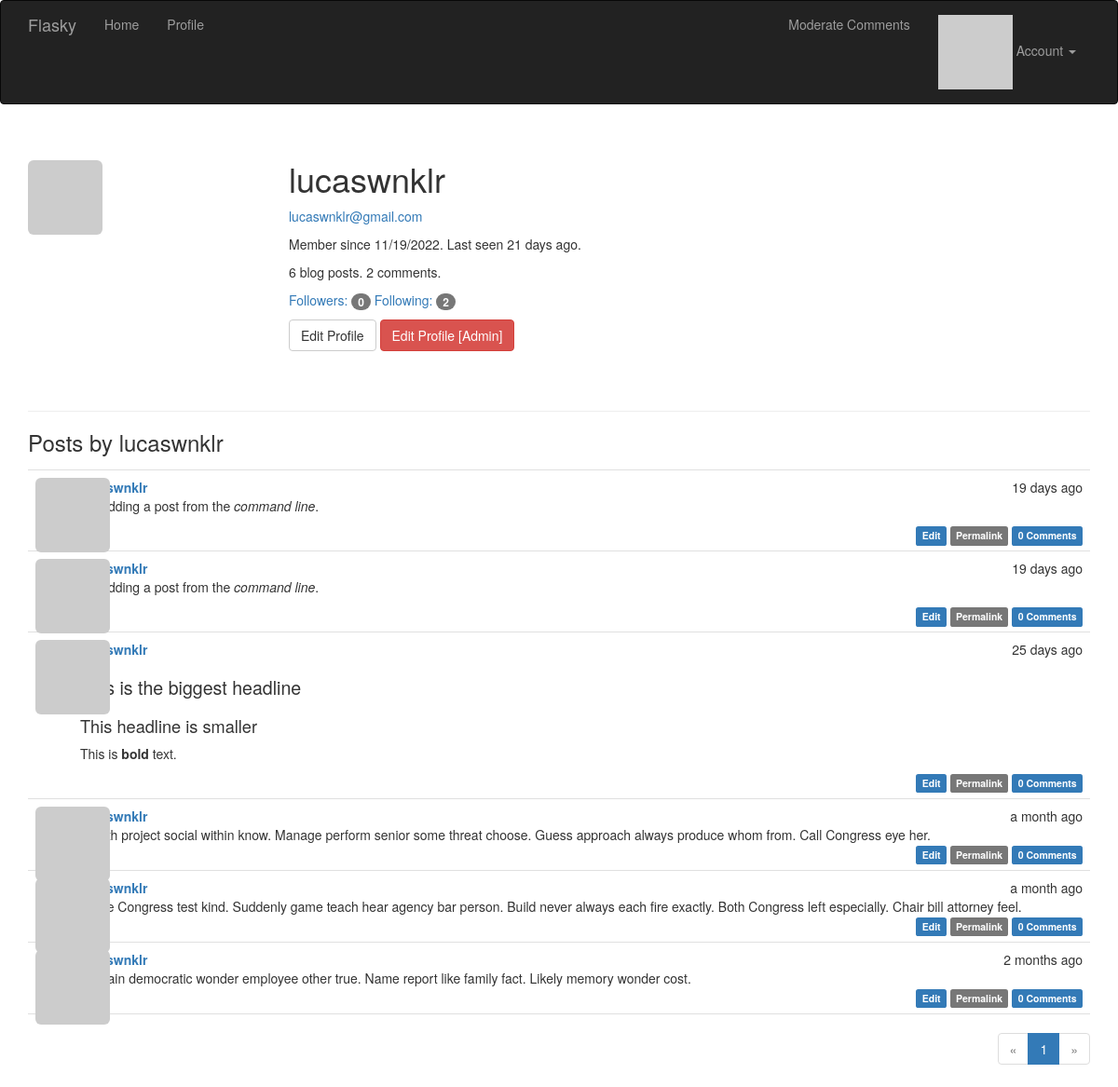
Page /user/lucaswnklr (signed in) on the committed database.
### app/models.py (models this page shows, shortened)
class User(UserMixin, db.Model):
    __tablename__ = 'users'
    id = db.Column(db.Integer, primary_key=True)
    email = db.Column(db.String(64), unique=True, index=True)
    username = db.Column(db.String(64), unique=True, index=True)
    role_id = db.Column(db.Integer, db.ForeignKey('roles.id'))
    password_hash = db.Column(db.String(128))
    confirmed = db.Column(db.Boolean, default=False)
    name = db.Column(db.String(64))
    location = db.Column(db.String(64))
    about_me = db.Column(db.Text())
    member_since = db.Column(db.DateTime(), default=datetime.utcnow)
    last_seen = db.Column(db.DateTime(), default=datetime.utcnow)
    avatar_hash = db.Column(db.String(32))
    posts = db.relationship('Post', backref='author', lazy='dynamic')
    followed = db.relationship('Follow', foreign_keys=[Follow.follower_id],
                               backref=db.backref('follower', lazy='joined'),
                               lazy='dynamic',
                               cascade='all, delete-orphan')
    followers = db.relationship('Follow', foreign_keys=[Follow.followed_id],
                                backref=db.backref('followed', lazy='joined'),
                                lazy='dynamic',
                                cascade='all, delete-orphan')
    comments = db.relationship('Comment', backref='author', lazy='dynamic')
    @property
    def password(self):
        raise AttributeError('password is not a readable attribute')
    def can(self, perm):
        return self.role is not None and self.role.has_permission(perm)
    def is_administrator(self):
        return self.can(Permission.ADMIN)
    def ping(self):
        self.last_seen = datetime.utcnow()
        db.session.add(self)
    def gravatar_hash(self):
        return hashlib.md5(self.email.lower().encode('utf-8')).hexdigest()
    def gravatar(self, size=100, default='identicon', rating='g'):
        url = 'https://secure.gravatar.com/avatar'
        hash = self.avatar_hash or self.gravatar_hash()
        return '{url}/{hash}?s={size}&d={default}&r={rating}'.format(
            url=url, hash=hash, size=size, default=default, rating=rating)

class Post(db.Model):
    __tablename__ = 'posts'
    id = db.Column(db.Integer, primary_key=True)
    body = db.Column(db.Text)
    body_html = db.Column(db.Text)
    timestamp = db.Column(db.DateTime, index=True, default=datetime.utcnow)
    author_id = db.Column(db.Integer, db.ForeignKey('users.id'))
    comments = db.relationship('Comment', backref='post', lazy='dynamic')

### app/main/views.py (the view)
@main.route('/user/<username>')
def user(username):
    user = User.query.filter_by(username=username).first_or_404()
    page = request.args.get('page', 1, type=int)
    pagination = user.posts.order_by(Post.timestamp.desc()).paginate(page=page,
                                                                     per_page=current_app.config[
                                                                         'FLASKY_POSTS_PER_PAGE'], error_out=False)
    posts = pagination.items
    return render_template('user.html', user=user, posts=posts, pagination=pagination)

### app/auth/views.py (called while the page is built)
@auth.before_app_request
def before_request():
    if current_user.is_authenticated:
        current_user.ping()
        if not current_user.confirmed \
                and request.endpoint \
                and request.blueprint != 'auth' \
                and request.endpoint != 'static':
            return redirect(url_for('auth.unconfirmed'))

### app/main/__init__.py (called while the page is built)
@main.app_context_processor
def inject_permissions():
    return dict(Permission=Permission)

### app/models.py (called while the page is built)
@login_manager.user_loader
def load_user(user_id):
    return User.query.get(int(user_id))

    def has_permission(self, perm):
        return self.permissions & perm == perm

### app/templates/user.html (shortened to what this page needs)
{% extends 'base.html' %}
{% import "_macros.html" as macros %}
{% block page_content %}
<div class="page-header">
    <img class="img-rounded profile-thumbnail" src="{{ user.gravatar(size=256) }}">
    <div class="profile-header">
        <h1>{{ user.username }}</h1>
        {% if current_user.is_administrator() %}
        <p><a href="mailto:{{ user.email }}">{{ user.email }}</a></p>
        {% endif %}
        <p>Member since {{ moment(user.member_since).format('L') }}. Last seen {{ moment(user.last_seen).fromNow() }}.</p>
        <p>{{ user.posts.count() }} blog posts. {{ user.comments.count() }} comments.</p>
        <p>
            <a href="{{ url_for('.followers', username=user.username) }}">Followers: <span class="badge">{{ user.followers.count() - 1 }}</span></a>
            <a href="{{ url_for('.followed_by', username=user.username) }}">Following: <span class="badge">{{ user.followed.count() - 1}}</span></a>
        </p>
        <p>
            {% if user == current_user %}
            <a class="btn btn-default" href="{{ url_for('.edit_profile') }}">Edit Profile</a>
            {% endif %}
            {% if current_user.is_administrator() %}
            <a class="btn btn-danger" href="{{ url_for('.edit_profile_admin', id=user.id) }}">Edit Profile [Admin]</a>
            {% endif %}
        </p>
    </div>
</div>
<h3>Posts by {{ user.username }}</h3>
{% include '_posts.html' %}
{% if pagination %}
<div class="pagination">
    {{ macros.pagination_widget(pagination, '.user', username=user.username) }}
</div>
{% endif %}
{% endblock %}

### app/templates/_posts.html
<ul class="posts">
    {% for post in posts %}
    <li class="post">
        <div class="post-thumbnail">
            <a href="{{ url_for('.user', username=post.author.username) }}">
                <img class="img-rounded profile-thumbnail" src="{{ post.author.gravatar(size=40) }}">
            </a>
        </div>
        <div class="post-content">
            <div class="post-date">{{ moment(post.timestamp).fromNow() }}</div>
            <div class="post-author"><a href="{{ url_for('.user', username=post.author.username) }}">{{ post.author.username }}</a></div>
            <div class="post-body">
                {% if post.body_html %}
                    {{ post.body_html | safe }}
                {% else %}
                    {{ post.body }}
                {% endif %}
            </div>
            <div class="post-footer">
                {% if current_user == post.author %}
                <a href="{{ url_for('.edit', id=post.id) }}">
                    <span class="label label-primary">Edit</span>
                </a>
                {% elif current_user.is_administrator() %}
                <a href="{{ url_for('.edit', id=post.id) }}">
                    <span class="label danger">Edit [Admin]</span>
                </a>
                {% endif %}
                <a href="{{ url_for('.post', id=post.id) }}">
                    <span class="label label-default">Permalink</span>
                </a>
                <a href="{{ url_for('.post', id=post.id)}}#comments">
                    <span class="label label-primary">{{ post.comments.count() }} Comments</span>
                </a>
            </div>
        </div>
    </li>
    {% endfor %}
</ul>

### app/static/styles.css (style rules this page uses)
.profile-thumbnail { position: absolute; }
.profile-header { min-height: 260px; margin-left: 280px; }
ul.posts { list-style-type: none; padding: 0px; margin: 16px 0px 0px 0px; border-top: 1px solid #e0e0e0; }
ul.posts li.post { padding: 8px; border-bottom: 1px solid #e0e0e0; }
div.post-date { float: right; }
div.post-author { font-weight: bold; }
div.post-thumbnail { position: absolute; }
div.post-content { margin-left: 48px; min-height: 48px; }
div.post-footer { text-align: right; }
div.pagination { width: 100%; text-align: right; padding: 0px; margin: 0px; }
.post-body h1 { font-size: 140%; }
.post-body h2 { font-size: 130%; }

### rows in the picture
User: username "lucaswnklr", email "lucaswnklr@gmail.com", member_since "11/19/2022", last_seen "21 days ago"
Post: timestamp "19 days ago", author.username "lucaswnklr", body_html "I'm adding a post from the command line .", comments.count "0"
Post: timestamp "19 days ago", author.username "lucaswnklr", body_html "I'm adding a post from the command line .", comments.count "0"
Post: timestamp "25 days ago", author.username "lucaswnklr", body_html "This is the biggest headline This headline is smaller This is bold text.", comments.count "0"
Post: timestamp "a month ago", author.username "lucaswnklr", body "Health project social within know. Manage perform senior some threat choose. Guess approach always produce whom from. Call Congress eye her.", comments.count "0"
Post: timestamp "a month ago", author.username "lucaswnklr", body "Three Congress test kind. Suddenly game teach hear agency bar person. Build never always each fire exactly. Both Congress left especially. Chair bill attorney feel.", comments.count "0"
Post: timestamp "2 months ago", author.username "lucaswnklr", body "Contain democratic wonder employee other true. Name report like family fact. Likely memory wonder cost.", comments.count "0"

### other values in the picture
{{ user.posts.count() }} "6"
{{ user.comments.count() }} "2"
{{ user.followers.count() - 1 }} "0"
{{ user.followed.count() - 1 }} "2"
{{ p }} "1"
